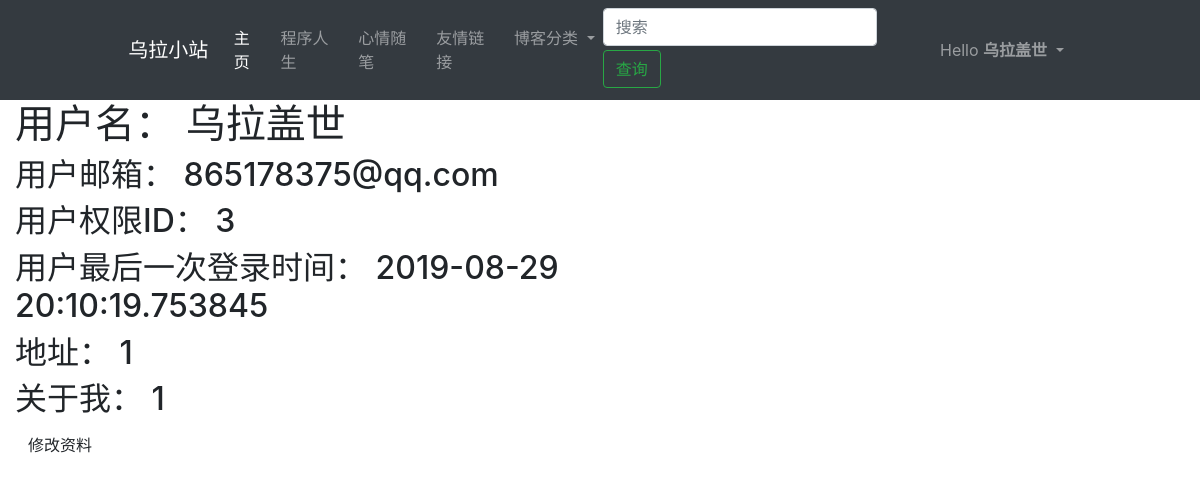
Before: /user/乌拉盖世 (signed in) with the older database file.
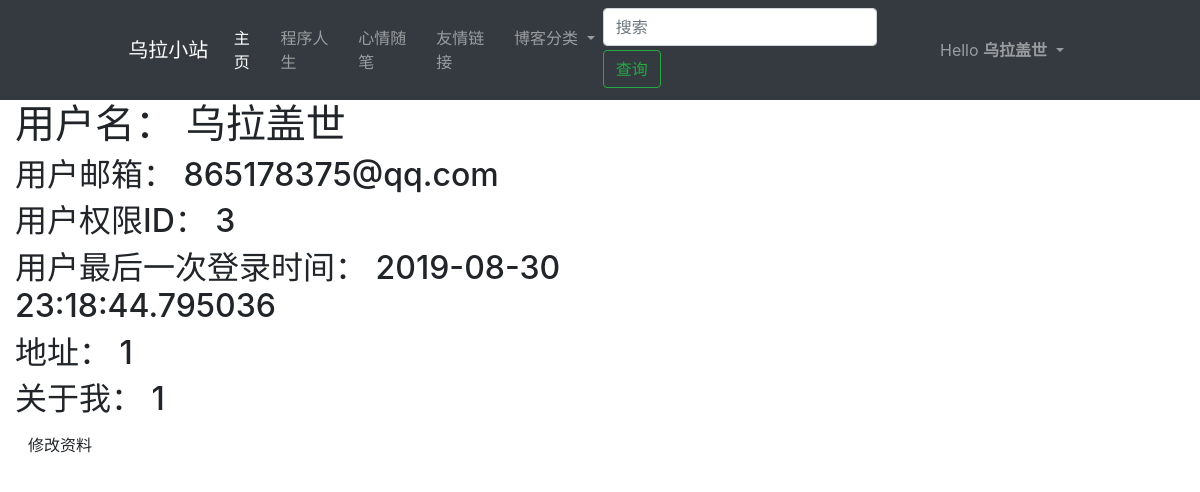
After: the same page with the newer database file.
### app/models.py (models this page shows, shortened)
class User(UserMixin, db.Model):
    __tablename__ = 'user'
    user_id = db.Column(db.Integer, primary_key=True, comment='用户ID')
    user_name = db.Column(db.String(50), unique=True, comment='用户名')
    user_email = db.Column(db.String(20), unique=True, comment='邮箱')
    user_mbl_nm = db.Column(db.String(20), unique=True, comment='用户电话')
    user_passwd_hash = db.Column(db.String(255), comment='用户密码')
    role_id = db.Column(db.Integer, db.ForeignKey('role.role_id'))
    confirmed = db.Column(db.Boolean, default=False)
    location = db.Column(db.String(64))
    about_me = db.Column(db.Text())
    member_since = db.Column(db.DateTime(), default=datetime.now)
    last_seen = db.Column(db.DateTime(), default=datetime.now)
    post = db.relationship('Post', backref='post', lazy='dynamic')
    def ping(self):
        self.last_seen = datetime.now()
        db.session.add(self)
        db.session.commit()
    @property
    def user_passwd(self):
        raise AttributeError('密码不可读')
    def get_id(self):
        return (self.user_id)

### app/auth/views.py (the view)
@auth_bp.route('/user/<username>')
@login_required
@pysnooper.snoop()
def user(username):
    user = User.query.filter_by(user_name=username).first_or_404()
    if user == current_user:  # 判断当前登录的用户是否为链接选择的用户
        return render_template('auth/user.html', user=user)
    return '链接错误。。。'

### app/auth/views.py (called while the page is built)
@auth_bp.before_app_request
@pysnooper.snoop()
def before_request():
    if current_user.is_authenticated:
        current_user.ping()
        if not current_user.confirmed \
                and request.endpoint \
                and request.blueprint != 'auth' \
                and request.endpoint != 'static':
            r = redirect(url_for('auth.unconfirmed'))
            return r

### app/models.py (called while the page is built)
@manager.user_loader
def load_user(user_id):
    return User.query.get(int(user_id))

### app/templates/auth/user.html (shortened to what this page needs)
{% extends 'main/base.html' %}
{% block content %}
    <div class="col-md-6 col-md-offset-3">
        <h1>用户名： {{ user.user_name }}</h1>
        <h2>用户邮箱： {{ user.user_email }}</h2>
        <h2>用户权限ID： {{ user.role_id }}</h2>
        <h2>用户最后一次登录时间： {{ user.last_seen }}</h2>
        <h2>地址： {{ user.location }}</h2>
        <h2>关于我： {{ user.about_me }}</h2>
        <a href="{{ url_for("auth.edit_profile") }}" class="btn btn-default">修改资料</a>
    </div>
{% endblock %}

### app/templates/main/base.html (shortened to what this page needs)
{% extends 'main/_base.html' %}
{% block html_attribs %} lang="zh"{% endblock %}
{% block styles %}
    <link rel="stylesheet" href="{{ url_for('static', filename='css/bootstrap.min.css') }}">
        <link rel="stylesheet" href="{{ url_for('static', filename='css/bootstrap.css') }}">
{% endblock %}
{% block navbar %}
  {% include 'main/_navbar.html' %}
{% endblock %}

### app/templates/main/_base.html (shortened to what this page needs)
{% block doc -%}
<!DOCTYPE html>
<html{% block html_attribs %}{% endblock html_attribs %}>
{%- block html %}
  <head>
    {%- block head %}
    {%- block styles %}{%- endblock styles %}
    {%- endblock head %}
  </head>
  <body{% block body_attribs %}{% endblock body_attribs %}>
    {% block body -%}
    {% block navbar %}
    {%- endblock navbar %}
    {% block content -%}
    {%- endblock content %}
    {%- endblock body %}
  </body>
{%- endblock html %}
</html>
{% endblock doc -%}

### app/templates/main/_navbar.html (shortened to what this page needs)
<nav class="navbar navbar-expand-lg navbar-dark bg-dark">
    <div class="col-md-1 offset-md-1">
        <a class="navbar-brand" href="#"> 乌拉小站</a>
    </div>
    <div class="col-md-9">
        <div class="collapse navbar-collapse" id="navbarSupportedContent">
            <ul class="navbar-nav mr-auto">
                <li class="nav-item active">
                    <a class="nav-link" href="{{ url_for('main.index') }}">主页 <span class="sr-only">(current)</span></a>
                </li>
                <li class="nav-item">
                    <a class="nav-link" href="#">程序人生</a>
                </li>
                <li class="nav-item">
                    <a class="nav-link" href="#">心情随笔</a>
                </li>
                <li class="nav-item">
                    <a class="nav-link" href="#">友情链接</a>
                </li>
                <li class="nav-item dropdown">
                    <a class="nav-link dropdown-toggle" href="#" id="navbarDropdown" role="button"
                       data-toggle="dropdown"
                       aria-haspopup="true" aria-expanded="false">
                        博客分类
                    </a>
                </li>
            </ul>
            <form class="form-inline my-0 my-lg-0">
                <input class="form-control mr-sm-1" type="search" placeholder="搜索" aria-label="查询">
                <button class="btn btn-outline-success my-0 my-sm-1" type="submit">查询</button>
            </form>
            <ul class="navbar-nav">
                {% if current_user.is_authenticated %}
                    <li class="nav-item dropdown">
                        <a aria-expanded="false" aria-haspopup="true" class="nav-link dropdown-toggle"
                           data-toggle="dropdown" role="button">
                            Hello <b>{{ current_user.user_name }}</b>
                        </a>
                    </li>
                {% else %}
                    <li class="nav-item"><a class="nav-link" href="{{ url_for('auth.login') }}">登录</a></li>
                    <li class="nav-item"><a class="nav-link" href="{{ url_for('auth.register') }}">注册</a></li>
                {% endif %}
            </ul>
        </div>
    </div>
</nav>

Changed rows visible on the page:
changed User "乌拉盖世": last_seen "2019-08-29 20:10:19.753845" → "2019-08-30 23:18:44.795036"
